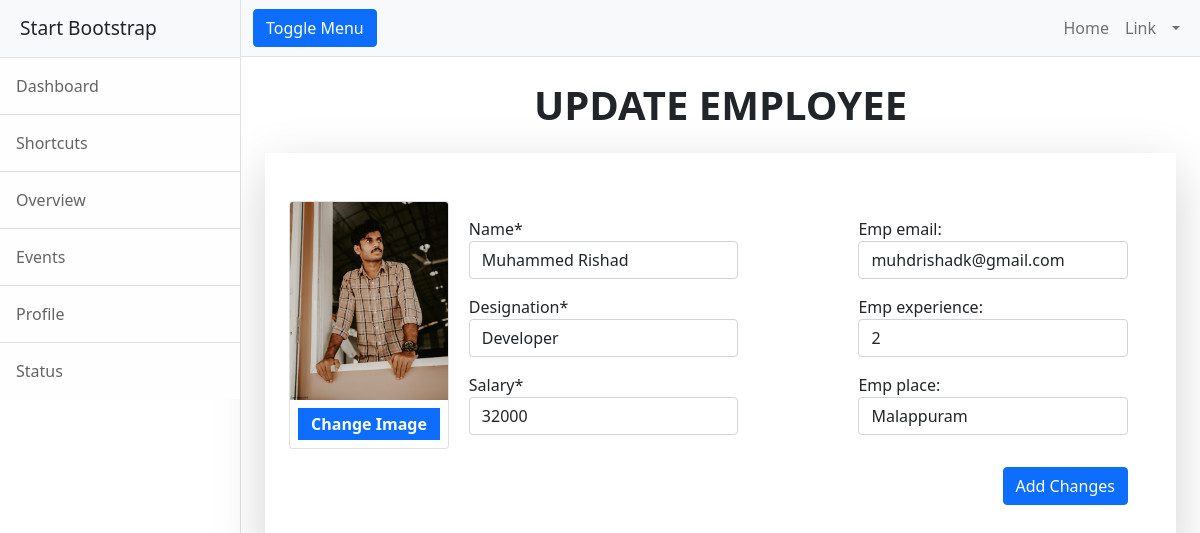
/employee/change/8 (signed in), run on the app's committed database.
### employee/models.py (models this page shows, shortened)
class Employee(models.Model):
    emp_name = models.CharField(max_length=120)
    profile_pic = models.ImageField(upload_to="profilepics",null=True)
    emp_email = models.EmailField(unique=True)
    emp_designation = models.CharField(max_length=120)
    emp_experience = models.PositiveIntegerField(default=0)    # OR (null = 0)
    emp_salary = models.PositiveIntegerField()
    emp_place = models.CharField(max_length=120,null=True)

### employee/views.py (the view, shortened to what this page needs)
# urls.py: path('change/<str:eid>',views.EmployeeEditView.as_view(),name="emp-edit"),
@method_decorator(signin_required,name="dispatch")
class EmployeeEditView(View):
    def get(self,request,*args,**kwargs):
        eid = kwargs.get("eid")
        employee = Employee.objects.get(id=eid)
        form = EmployeeCreateForm(instance=employee)
        return render(request,"emp-edit.html",{'form':form,"qs":employee})

### employee/forms.py
class EmployeeCreateForm(forms.ModelForm):
    class Meta:
        model = Employee
        fields = "__all__"
        widgets = {
            "emp_name":forms.TextInput(attrs={"class":"form-control "}),
            "emp_email":forms.EmailInput(attrs={"class":"form-control "}),
            "emp_designation":forms.TextInput(attrs={"class":"form-control "}),
            "emp_experience" :forms.NumberInput(attrs={"class": "form-control "}),
            "emp_salary":forms.NumberInput(attrs={"class": "form-control "}),
            "emp_place": forms.TextInput(attrs={"class": "form-control "}),
        }

### employee/views.py (called while the page is built)
def signin_required(fun):
    def wrapper(request,*args,**kwargs):
        if request.user.is_authenticated:
            return fun(request,*args,**kwargs)
        else:
            messages.error(request,"Please login")
            return redirect("sign-in")
    return wrapper

### employee/templates/emp-edit.html (shortened to what this page needs)
{%extends 'base.html'%}
{%load static%}
{%block body_block%}
<div class="container">
    <div class="row ">
    <div class="col-3"></div>
    <div class="col-6">
        <h1 class="my-4 text-center"><b>UPDATE EMPLOYEE</b></h1>
    </div>
    <div class="col-3"></div>
</div>
<div class="shadow-lg">
    <div class="row">
        <div class="col-2">
            <form action="" method="post" enctype="multipart/form-data">
                <div class="py-5 px-4">
                    <div class="card" style="width: 10rem;">
                        <img src="{{ qs.profile_pic.url }}" class="card-img-top" alt="...">
                         <label for="id_profile_pic" class="bg-primary px-2 py-1 m-2 text-center text-white" style="cursor: pointer;"><b>Change
                                Image</b></label>
                    </div>
                </div>
        </div>
        <div class="col-5">
            <div class="px-5 py-5">
                <div class="fieldWrapper my-3">
                    <label for="{{form.emp_name.id_for_label}}">Name*</label>
                    {{form.emp_name}}
                </div>
                <div class="fieldWrapper my-3">
                    <label for="{{form.emp_designation.id_for_label}}">Designation*</label>
                    {{form.emp_designation}}
                </div>
                <div class="fieldWrapper my-3">
                    <label for="{{form.emp_salary.id_for_label}}">Salary*</label>
                    {{form.emp_salary}}
                </div>
            </div>
        </div>
        <div class="col-5">
            <div class="px-5 py-5 ">
                <div class="fieldWrapper my-3 ">
                    {{form.emp_email.label_tag}}
                    {{form.emp_email}}
                </div>
                <div class="fieldWrapper my-3">
                    {{form.emp_experience.label_tag}}
                    {{form.emp_experience}}
                </div>
                <div class="fieldWrapper my-3">
                    {{form.emp_place.label_tag}}
                    {{form.emp_place}}
                </div>
                <div class="d-grid gap-2 d-md-flex justify-content-md-end pt-3">
                    <button class="btn btn-primary " type="submit">Add Changes</button>
                </div>
            </div>
        </div>
    </div>
</div>
</div>
{%endblock%}

### data on the page
Employee: profile_pic (picture), emp_name "Muhammed Rishad", emp_designation "Developer", emp_salary "32000", emp_email "muhdrishadk@gmail.com", emp_experience "2", emp_place "Malappuram"
